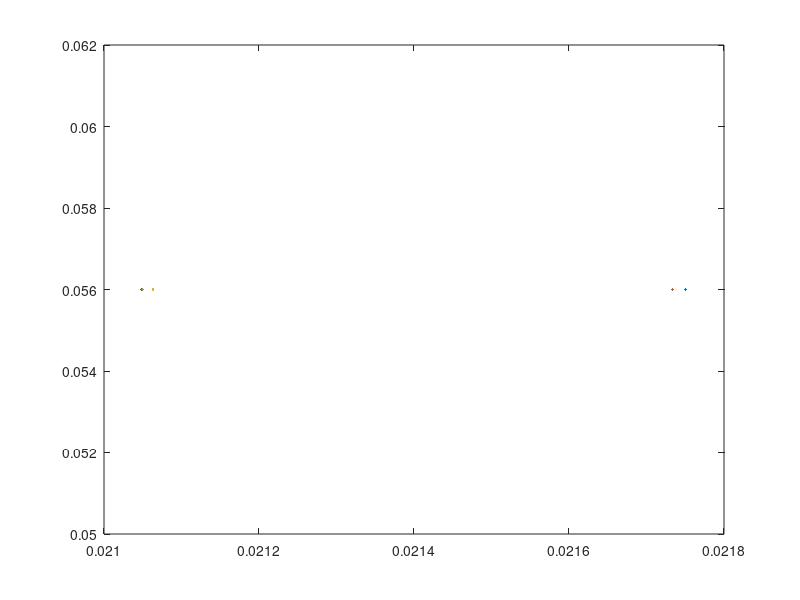
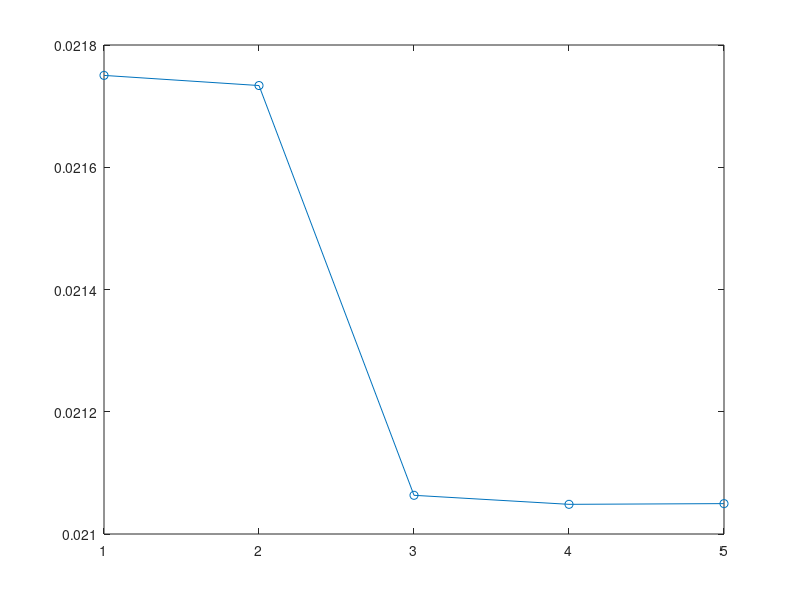

Here is the MATLAB script that generated these plots, in order: (Note: this script raises an error after producing the figures.)
%Local file to vizualize the calibration outcomes and pick best parameters
clear all
close all
cd('/Users/gabrieltoledo/Library/CloudStorage/GoogleDrive-gabrielstoledo.gt@gmail.com/My Drive/PHD NYU/Labor Firm Structure/JMP_Model_Matlab')
addpath('/Users/gabrieltoledo/Library/CloudStorage/GoogleDrive-gabrielstoledo.gt@gmail.com/My Drive/PHD NYU/Labor Firm Structure/JMP_Model_Matlab')
addpath('/Users/gabrieltoledo/Library/CloudStorage/GoogleDrive-gabrielstoledo.gt@gmail.com/My Drive/PHD NYU/Labor Firm Structure/Python_Firm Structure/replication_HLMP/matlab/run_A4_revisit')


%Load the results
load('Calibration_outcomes/calibrationv0.mat')
%Pick index if bottom 1% in distance
% Assume 'vec' is your long column vector


% Determine the number of elements corresponding to the bottom 1%
numBottom = floor(0.05 * numel(distances));

% Sort the vector and get the corresponding indices
[sortedVec, sortedIdx] = sort(distances);

% Get the indices of the bottom 1% values
bottomIndices = sortedIdx(1:numBottom);


combinations(bottomIndices,:) % Want to print this in the pdf
% This suggestes smaller values of costs are fittting a bit better

plot(moments(bottomIndices,1),dm(1))


figure;
plot(moments(bottomIndices, 1), 'o-', 'DisplayName', 'Moments');
% Add a horizontal line at the value of dm(1)
hold on;
yline(dm(1), '--r', 'DisplayName', sprintf('dm(1) = %.2f', dm(1)));
% Label the axes
xlabel('Index (Bottom 1% Rows)');
% Set the custom x-tick labels using combinations(bottomIndices)
xticks(1:length(bottomIndices));  % Set x-ticks to match the number of bottom indices
xticklabels(combinations(bottomIndices,:));  % Use the values of combinations(bottomIndices) as labels
ylabel('Moments');
% Add a legend
legend;
% Add title
title('Moments and Horizontal Line at dm(1)');

figure
plot(moments(bottomIndices, 2), 'o-', 'DisplayName', 'Moments');
% Add a horizontal line at the value of dm(1)
hold on;
yline(dm(2), '--r', 'DisplayName', sprintf('dm(2) = %.2f', dm(2)));
% Label the axes
xlabel('Index (Bottom 1% Rows)');
ylabel('Moments');
% Add a legend
legend;
% Add title
title('Moments and Horizontal Line at dm(2)');
% Show the plot
hold off;

%DM2 which is the demotion rate is pretty good


%Load the results
load('Calibration_outcomes/manual_calibcosts.mat')
numBottom = floor(0.05 * numel(distances));
[sortedVec, sortedIdx] = sort(distances);
bottomIndices = sortedIdx(1:numBottom);
combinations(bottomIndices,:)


plot(moments(:,1))

figure;
plot(moments(bottomIndices, 1), 'o-', 'DisplayName', 'Moments');
% Add a horizontal line at the value of data_mom(1)
hold on;
yline(data_mom(1), '--r', 'DisplayName', sprintf('dm(1) = %.2f', data_mom(1)));
% Label the axes
xlabel('Index (Bottom 1% Rows)');
% Set the custom x-tick labels using combinations(bottomIndices)
xticks(1:length(bottomIndices));  % Set x-ticks to match the number of bottom indices
xticklabels(combinations(bottomIndices,:));  % Use the values of combinations(bottomIndices) as labels
ylabel('Moments');
% Add a legend
legend;
% Add title
title('Moments and Horizontal Line at data_mom(1)');

figure
plot(moments(bottomIndices, 2), 'o-', 'DisplayName', 'Moments');
% Add a horizontal line at the value of data_mom(1)
hold on;
yline(data_mom(2), '--r', 'DisplayName', sprintf('dm(2) = %.2f', data_mom(2)));
% Label the axes
xlabel('Index (Bottom 1% Rows)');
ylabel('Moments');
% Add a legend
legend;
% Add title
title('Moments and Horizontal Line at data_mom(2)');
% Show the plot
hold off;


% load('Calibration_outcomes/calibrationv0_mincosts.mat')




clear all;

% Load the data
load('Calibration_outcomes/calibrationv0.mat')

% Determine the number of elements corresponding to the bottom 1%
numBottom = floor(0.1 * numel(distances));

% Sort the vector and get the corresponding indices
[sortedVec, sortedIdx] = sort(distances);
bottomIndices = sortedIdx(1:numBottom);

% Vector for column titles (p_selection) and moments selection
p_selection = {'cost_p', 'cost_d'};  % Column headers, modify if more columns are added
moments_selection = {'NiMi', 'MiNi'};  % Moment names, modify as needed

% Open the PDF file to save figures (overwrite any existing file)
filename = 'ResultsReport.pdf';
calibration_report(p_selection, moments_selection, combinations,dm ,moments, distances, 0.05, filename)

%% --- First Page: Display unique values ---
figure;
axis off;  % Hide axis for clean presentation

% Main title at the top of the figure
text(0.5, 1.0, 'Manual Calibration', 'FontSize', 24, 'FontWeight', 'bold', 'HorizontalAlignment', 'center');
text(0.5, 0.8, datestr(now, 'mmmm dd, yyyy'), 'FontSize', 14, 'HorizontalAlignment', 'center');  % Current date

% Loop over columns in 'combinations' to get unique values and display
maxLen = 0;  % Track the max length of unique values for padding
uniqueTable = {};  % Store unique values for each column

for i = 1:length(p_selection)
    % Get unique values for column 'i'
    uniqueVals = unique(combinations(:, i));
    uniqueTable{i} = uniqueVals;  % Store unique values
    maxLen = max(maxLen, length(uniqueVals));  % Update max length
end

% Create a padded table for the unique values
paddedTable = NaN(maxLen, length(p_selection));  % Initialize NaN matrix for padding
for i = 1:length(uniqueTable)
    paddedTable(1:length(uniqueTable{i}), i) = uniqueTable{i};
end

% Format the padded table for display
formattedUniqueTable = num2str(paddedTable, '%.4f    ');

% Display column titles for the unique table
text(0.1, 0.65, 'Grids Used', 'FontSize', 12, 'FontWeight', 'bold');
columnHeaders = strjoin(p_selection, '    ');  % Create a string for headers
text(0.1, 0.6, columnHeaders, 'FontSize', 10, 'FontName', 'Courier', 'FontWeight', 'bold');
text(0.1, 0.45, formattedUniqueTable, 'FontSize', 10, 'FontName', 'Courier', 'VerticalAlignment', 'top');

% Export the unique values table to the PDF
exportgraphics(gcf, filename, 'Append', false);  % Overwrite the PDF file

%% --- Second Page: Display the combinations table ---
figure;
axis off;  % Hide axis for clean presentation

% Prepare the text for the combinations table (bottom 1%)
titleText = strjoin(p_selection, '    ');  % Create headers for the table
formattedText = num2str(combinations(bottomIndices, :), '%.4f    ');  % Format table values

% Display the column titles for the combinations table
text(0.1, 0.35, 'Combinations Parameters in the Bottom 1%', 'FontSize', 12, 'FontWeight', 'bold');
text(0.1, 0.3, titleText, 'FontSize', 10, 'FontName', 'Courier', 'FontWeight', 'bold');
text(0.1, 0.2, formattedText, 'FontSize', 10, 'FontName', 'Courier', 'VerticalAlignment', 'top');

% Export the combinations table figure to the PDF
exportgraphics(gcf, filename, 'Append', true);  % Append to the PDF

%% --- Loop over each element in moments_selection and plot corresponding moments ---
for i = 1:length(moments_selection)
    % Convert combinations to strings for x-tick labels
    xLabels = arrayfun(@(j) sprintf('(%.2f, %.2f)', combinations(bottomIndices(j), 1), combinations(bottomIndices(j), 2)), ...
                       1:length(bottomIndices), 'UniformOutput', false);
    
    % Create a figure for each moment
    figure;
    plot(moments(bottomIndices, i), 'o-', 'Color', [0 0.4470 0.7410], 'DisplayName', 'Model', 'LineWidth', 2, 'MarkerSize', 6);
    hold on;
    yline(dm(i), '--', 'Color', [0.8500 0.3250 0.0980], 'LineWidth', 2, 'DisplayName', 'Data');
    xlabel('Combinations', 'FontSize', 12, 'FontWeight', 'bold');
    ylabel('Moments', 'FontSize', 12, 'FontWeight', 'bold');
    
    % Customize x-axis to display combinations values as tick labels
    xticks(1:length(bottomIndices));
    xticklabels(xLabels);  % Set custom x-tick labels with combination values
    xtickangle(45);  % Rotate labels for better visibility
    
    % Customize title and subtitle dynamically based on moments_selection
    title(sprintf('Moments and Data for %s', moments_selection{i}), 'FontSize', 14, 'FontWeight', 'bold');
    % subtitle(sprintf('Analysis of Bottom 1%% of Distances - %s', moments_selection{i}), 'FontSize', 12);

    % Customize legend
    legend('Model', 'Data', 'Location', 'best', 'FontSize', 12);

    % Customize grid, box, and other aesthetics
    grid on;
    set(gca, 'GridLineStyle', ':', 'GridAlpha', 0.6);  % Thinner grid lines
    box off;  % Remove box lines

    % Export each figure to the PDF
    exportgraphics(gcf, filename, 'Append', true);  % Append to PDF
end

% Save the PDF and close all figures
close all;
